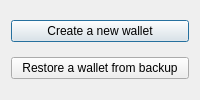
<?xml version="1.0" encoding="UTF-8"?>
<ui version="4.0">
 <class>FirstRunDialog</class>
 <widget class="QDialog" name="FirstRunDialog">
  <property name="enabled">
   <bool>true</bool>
  </property>
  <property name="geometry">
   <rect>
    <x>0</x>
    <y>0</y>
   </rect>
  </property>
  <property name="windowTitle">
   <string>Create or restore your wallet</string>
  </property>
  <layout class="QVBoxLayout" name="verticalLayout">
   <item>
    <widget class="QPushButton" name="create">
     <property name="text">
      <string>Create a new wallet</string>
     </property>
    </widget>
   </item>
   <item>
    <widget class="QPushButton" name="restore">
     <property name="text">
      <string>Restore a wallet from backup</string>
     </property>
    </widget>
   </item>
  </layout>
 </widget>
 <resources/>
 <connections/>
</ui>
